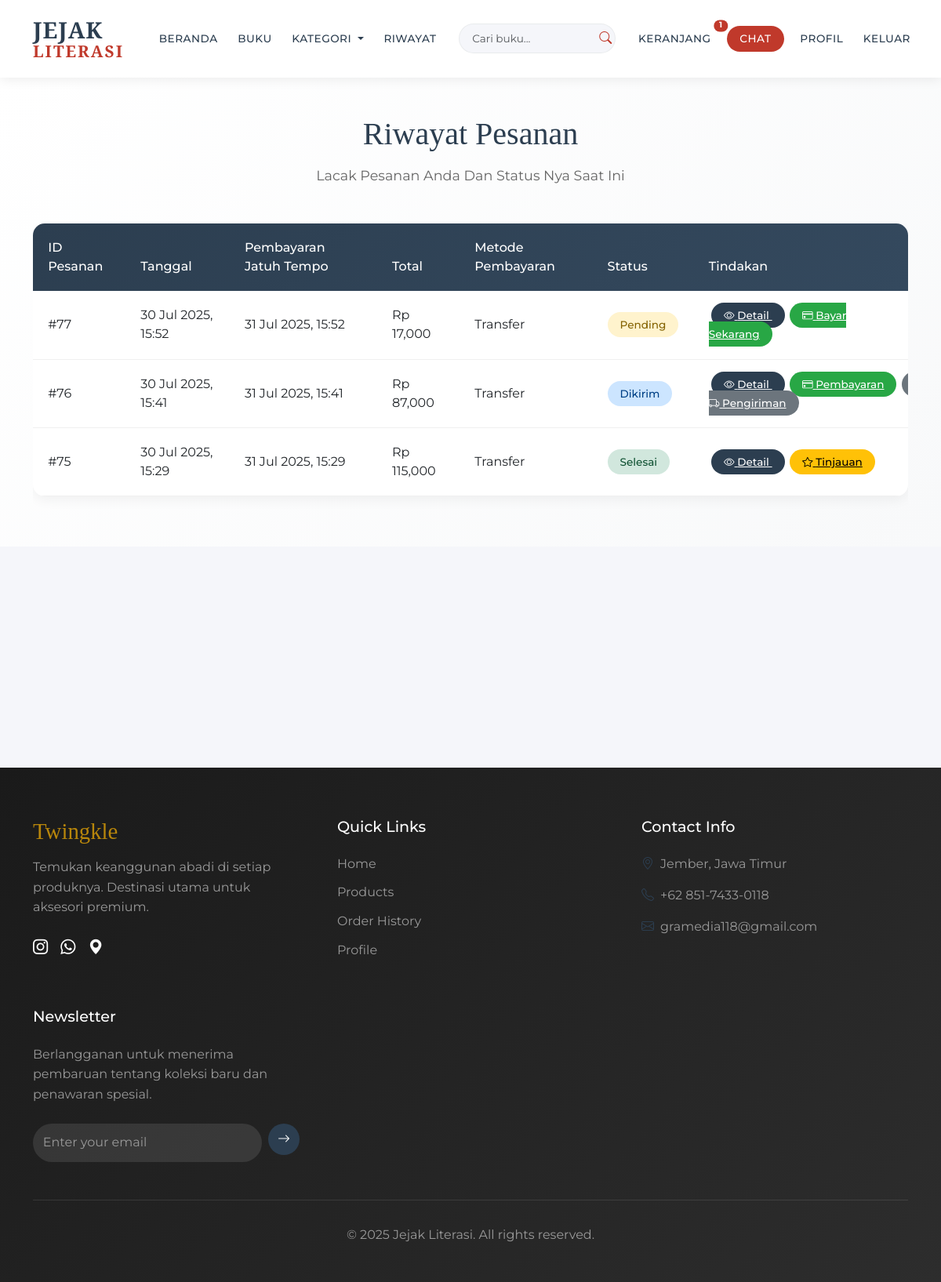
/pelanggan/riwayat.php (signed in), run on the app's committed database.
### tables this page shows
CREATE TABLE `pembelian` (
  `id_pembelian` int(11) NOT NULL,
  `id_pelanggan` int(11) NOT NULL,
  `tanggal_pembelian` datetime NOT NULL,
  `batas_pembayaran` datetime NOT NULL,
  `total_pembelian` int(11) NOT NULL,
  `status_pembelian` enum('pending','lunas','kirim','selesai','batal') NOT NULL,
  `metode_pembayaran` enum('transfer','cod') NOT NULL
);

### pelanggan/riwayat.php (the view, shortened to what this page needs)
<?php
include "header.php";
$ambil_pembelian = $koneksi -> query("SELECT * FROM pembelian WHERE id_pelanggan = '$id_pelanggan'  ORDER BY id_pembelian DESC");
$pembelian = array();
while ($tiap_pembelian = $ambil_pembelian -> fetch_assoc())
{
	$pembelian[] = $tiap_pembelian;
}
?>
<div class="order-history">
    <div class="container">
        <div class="order-history-header">
            <h1 class="order-history-title">Riwayat Pesanan</h1>
            <p class="order-history-subtitle">Lacak Pesanan Anda Dan Status Nya Saat Ini</p>
        </div>
        <div class="table-responsive">
            <table class="table order-table" id="testing">
                <thead>
                    <tr>
                        <th>ID Pesanan</th>
                        <th>Tanggal</th>
                        <th>Pembayaran Jatuh Tempo</th>
                        <th>Total</th>
                        <th>Metode Pembayaran</th>
                        <th>Status</th>
                        <th>Tindakan</th>
                    </tr>
                </thead>
                <tbody>
                    <?php foreach ($pembelian as $key => $value): ?>
                        <tr>
                            <td>#<?php echo $value["id_pembelian"]; ?></td>
                            <td><?php echo date("d M Y, H:i",strtotime($value["tanggal_pembelian"])); ?></td>
                            <?php if ($value['metode_pembayaran']=="transfer"): ?>
                            <td><?php echo date("d M Y, H:i",strtotime($value["batas_pembayaran"])); ?></td>
                            <?php else: ?>
                            <td class="payment-info">Pay on delivery</td>
                            <?php endif ?>
                            <td>Rp <?php echo number_format($value["total_pembelian"]); ?></td>
                            <td><?php echo ucfirst($value["metode_pembayaran"]); ?></td>
                            <td>
                                <?php
                                $status_class = '';
                                $status_label = '';
                                switch($value["status_pembelian"]) {
                                    case 'pending':
                                        $status_class = 'status-pending';
                                        $status_label = 'pending';
                                        break;
                                    case 'kirim':
                                        $status_class = 'status-kirim';
                                        $status_label = 'dikirim';
                                        break;
                                    case 'selesai':
                                        $status_class = 'status-selesai';
                                        $status_label = 'selesai';
                                        break;
                                }
                                ?>
                                <span class="status-badge <?php echo $status_class; ?>">
                                    <?php echo $status_label; ?>
                                </span>
                            </td>
                            <td>
                                <a href="detail_pembelian.php?id=<?php echo $value["id_pembelian"]; ?>" class="action-btn btn-detail">
                                    <i class="bi bi-eye"></i> Detail
                                </a>
                                <?php
                                $id_pembelian = $value["id_pembelian"];
                                $ambil_pembayaran = $koneksi -> query("SELECT * FROM pembayaran WHERE id_pembelian = '$id_pembelian'");
                                $pembayaran = $ambil_pembayaran -> fetch_assoc();
                                ?>
                                <?php if ($value["status_pembelian"]=="batal" OR $value["status_pembelian"]=="selesai"): ?>
                                    <?php if ($value["status_pembelian"]=="selesai"): ?>
                                        <a href="testimoni.php?id=<?php echo $value['id_pembelian']; ?>" class="action-btn btn-review">
                                            <i class="bi bi-star"></i> Tinjauan
                                        </a>
                                    <?php endif ?>
                                <?php else: ?>
                                    <?php if (!isset($pembayaran)): ?>
                                        <a href="pembayaran.php?id=<?php echo $value["id_pembelian"]; ?>" class="action-btn btn-payment">
                                            <i class="bi bi-credit-card"></i> Bayar Sekarang
                                        </a>
                                    <?php else: ?>
                                        <a href="pembayaran.php?id=<?php echo $value["id_pembelian"]; ?>" class="action-btn btn-payment">
                                            <i class="bi bi-credit-card"></i> Pembayaran
                                        </a>
                                        <a href="pengiriman.php?id=<?php echo $value["id_pembelian"]; ?>" class="action-btn btn-shipping">
                                            <i class="bi bi-truck"></i> Pengiriman
                                        </a>
                                    <?php endif ?>
                                <?php endif ?>
                            </td>
                        </tr>
                    <?php endforeach ?>
                </tbody>
            </table>
        </div>
    </div>
</div>
<?php
include "footer.php";
?>

### pelanggan/header.php (style rules this page uses)
:root { --primary-color: #2C3E50; --secondary-color: #34495E; --text-color: #2C3E50; --accent-color: #C0392B; --gold-color: #B8860B; --light-bg: #F5F6FA; }
body { font-family: 'Montserrat', sans-serif; background-color: var(--light-bg); }

### pelanggan/riwayat.php (style rules this page uses)
.order-history { background: linear-gradient(135deg, #fff 0%, #f8f9fa 100%); padding: 3rem 0; }
.order-history-header { text-align: center; margin-bottom: 3rem; }
.order-history-title { font-family: 'Playfair Display', serif; color: var(--primary-color); font-size: 2.5rem; margin-bottom: 1rem; }
.order-history-subtitle { color: #666; font-size: 1.1rem; }
.order-table { background: white; border-radius: 15px; box-shadow: 0 5px 15px rgba(0,0,0,0.05); overflow: hidden; }
.order-table thead { background: linear-gradient(135deg, var(--primary-color) 0%, var(--secondary-color) 100%); color: white; }
.order-table th { font-weight: 500; padding: 1.2rem; border: none; }
.order-table td { padding: 1.2rem; vertical-align: middle; border-color: #f0f0f0; }
.status-badge { padding: 0.5rem 1rem; border-radius: 25px; font-size: 0.85rem; font-weight: 500; text-transform: capitalize; }
.status-pending { background: #fff3cd; color: #856404; }
.status-kirim { background: #cce5ff; color: #004085; }
.status-selesai { background: #d1e7dd; color: #0f5132; }
.action-btn { padding: 0.5rem 1rem; border-radius: 25px; font-size: 0.85rem; font-weight: 500; transition: all 0.3s ease; border: none; margin: 0.2rem; }
.btn-detail { background: var(--primary-color); color: white; }
.btn-payment { background: #28a745; color: white; }
.btn-shipping { background: #6c757d; color: white; }
.btn-review { background: #ffc107; color: #000; }

### data on the page
pembelian: id_pembelian "77", tanggal_pembelian "30 Jul 2025, 15:52", batas_pembayaran "31 Jul 2025, 15:52", total_pembelian "17,000", metode_pembayaran "Transfer", status_pembelian "Pending"
pembelian: id_pembelian "76", tanggal_pembelian "30 Jul 2025, 15:41", batas_pembayaran "31 Jul 2025, 15:41", total_pembelian "87,000", metode_pembayaran "Transfer", status_pembelian "Dikirim"
pembelian: id_pembelian "75", tanggal_pembelian "30 Jul 2025, 15:29", batas_pembayaran "31 Jul 2025, 15:29", total_pembelian "115,000", metode_pembayaran "Transfer", status_pembelian "Selesai"

### other printed values
$jk "1"
